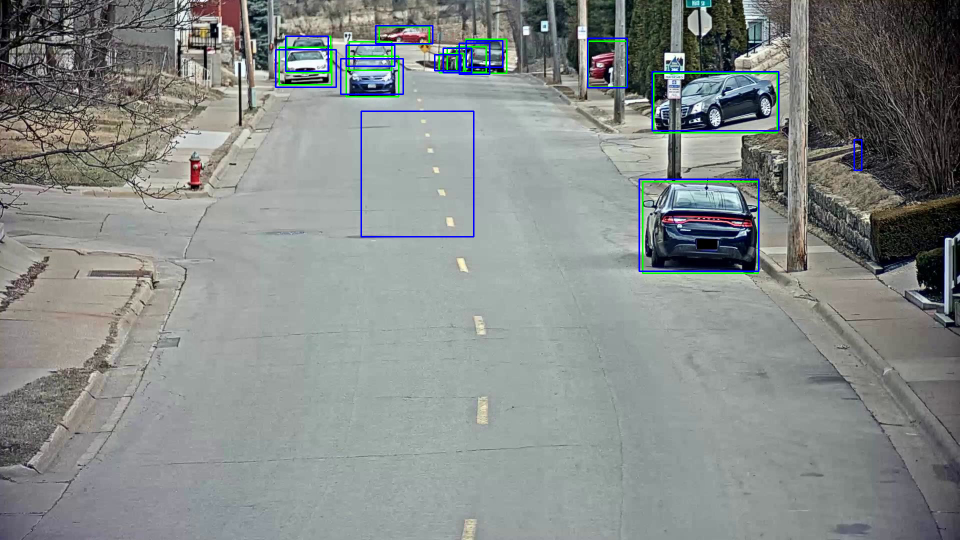
#> input picture frame_guai.png, 1920 x 1080 px (shown at 1/2 size); its folder holds only this picture in this run
$ python -i bgModels.py   (imports and definitions only)   (older library calls are emulated)
#> lines starting #> are read from the running program, lines starting #| are printed output that depends on the picture
#> further down, picture is the input picture: shape (1080, 1920, 3); mean B, G, R 136.8, 138.6, 133.4
import os
import pickle as pkl
from tqdm import tqdm

import cv2
import numpy as np
from scipy import ndimage

from data import number_of_images_jpg
from utils.visualization import frames_to_gif


# [105 lines left out: functions unsqueeze, bg_model, remove_bg, not called in this run]


def denoise_bg(frame):
    kernel1 = cv2.getStructuringElement(cv2.MORPH_ELLIPSE, (10, 10))
    kernel = cv2.getStructuringElement(cv2.MORPH_ELLIPSE, (30, 20))
    frame = cv2.medianBlur(frame, 7)
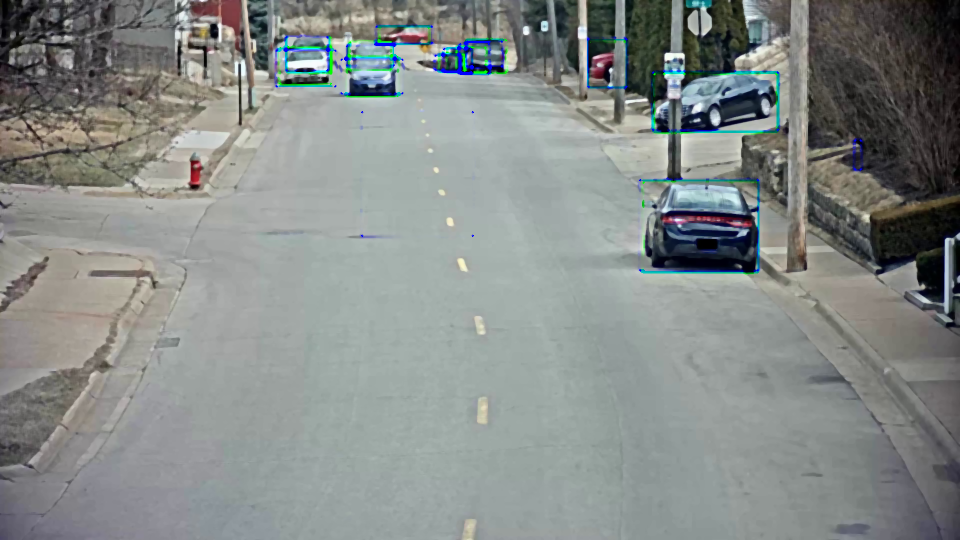
#> frame: shape (1080, 1920, 3) (shown at 1/2 size); mean of channels 0, 1, 2 136.8, 139, 133.7; drawn as B, G, R
    filled = frame
    # Flood fill
    filled = ndimage.binary_fill_holes(filled).astype(np.uint8)
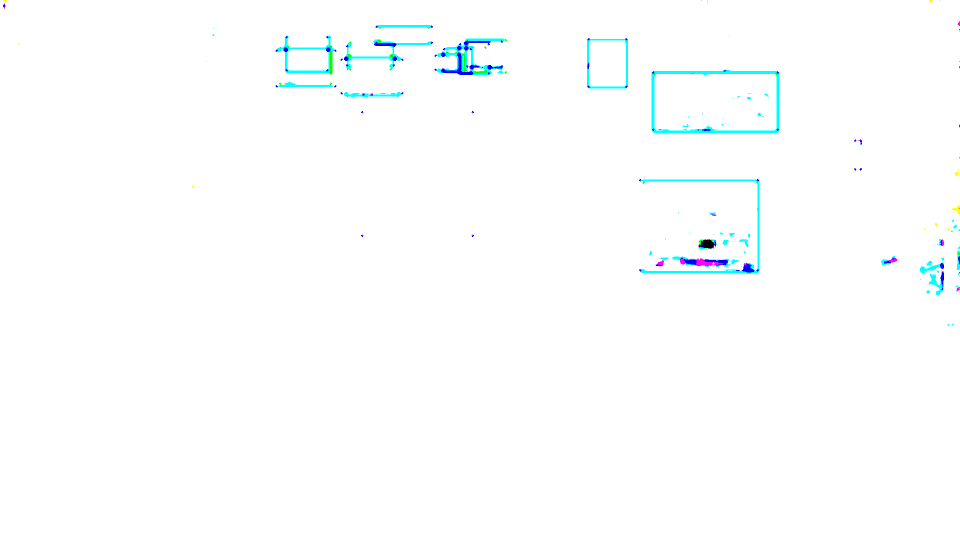
#> filled: shape (1080, 1920, 3) (shown at 1/2 size); mean of channels 0, 1, 2 0.999, 0.997, 0.989; drawn with 1 as white
    # Erode
    filled = cv2.erode(filled, kernel1, iterations=1)
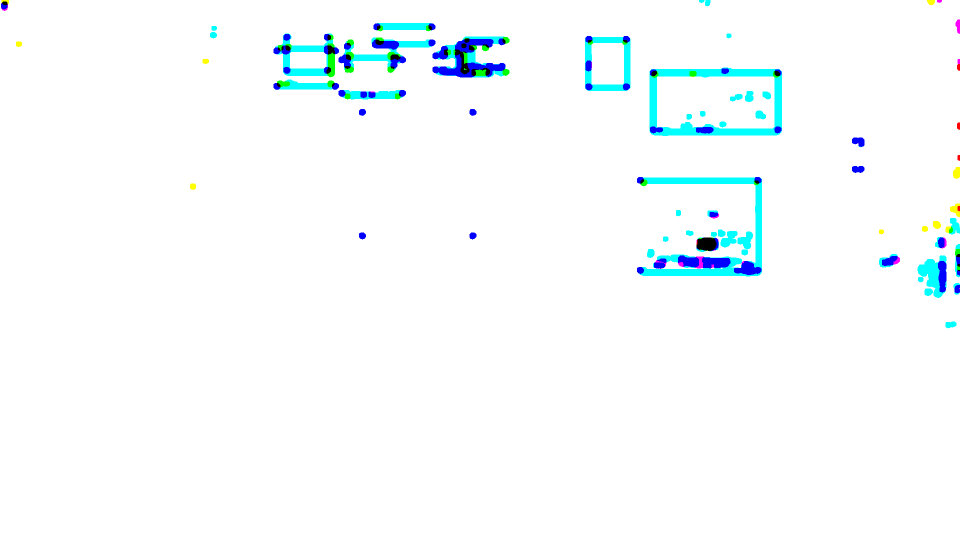
#> filled: shape (1080, 1920, 3) (shown at 1/2 size); mean of channels 0, 1, 2 0.995, 0.99, 0.968; drawn with 1 as white
    # Dilate
    filled = cv2.dilate(filled, kernel, iterations=1)
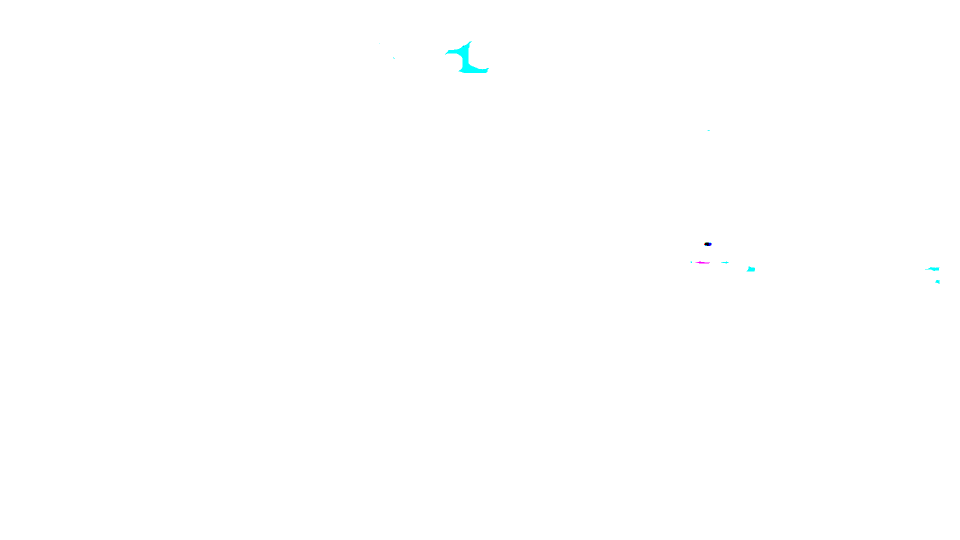
#> filled: shape (1080, 1920, 3) (shown at 1/2 size); mean of channels 0, 1, 2 1, 1, 0.999; drawn with 1 as white
    return (filled * 255).astype(np.uint8)


# [21 lines left out: functions bg_estimation, fg_segmentation_to_boxes, not called in this run]

>>> import cv2
>>> picture = cv2.imread('frame_guai.png')
>>> result = denoise_bg(picture)
